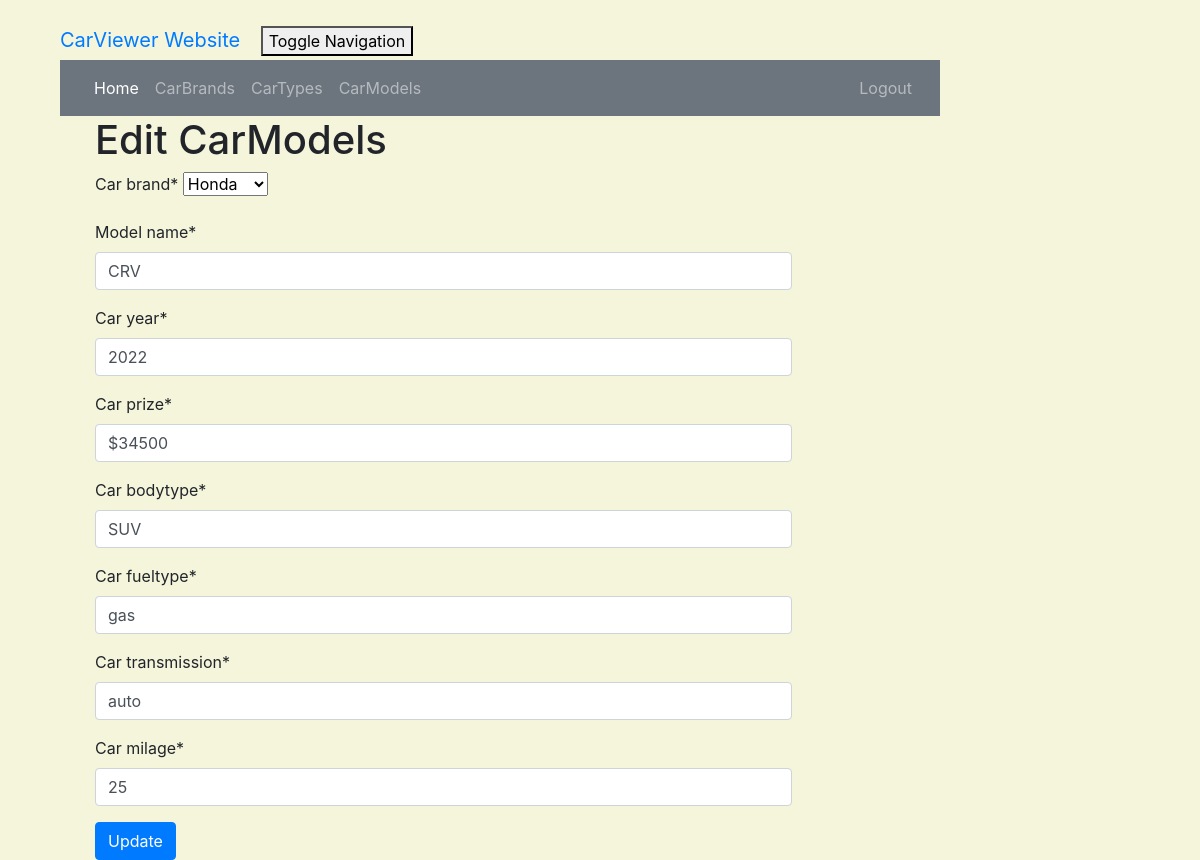
The app's page /carmodel/1/edit/ (signed in) with its own data.
### carviewer/models.py (models this page shows, shortened)
class CarBrand(models.Model):
    car_brand = models.CharField(max_length=50)
    car_year = models.IntegerField()
    def __str__(self):
        return self.car_brand

class CarModel(models.Model):
    car_brand = models.ForeignKey(CarBrand, on_delete=models.CASCADE, related_name='carmodels', default=True)
    model_name = models.CharField(max_length=50)
    car_year = models.IntegerField()
    car_prize = models.CharField(max_length=50)
    car_bodytype = models.CharField(max_length=50)
    car_fueltype = models.CharField(max_length=50)
    car_transmission = models.CharField(max_length=50)
    car_milage = models.CharField(max_length=50)

### carviewer/views.py (the view)
# urls.py: path('carmodel/<int:pk>/edit/', views.carmodel_edit, name='carmodel_edit'),
@login_required
def carmodel_edit(request, pk):
    carmodel = get_object_or_404(CarModel, pk=pk)
    if request.method == "POST":
        form = CarModelForm(request.POST, instance=carmodel)
        if form.is_valid():
            carmodel = form.save()
            carmodel.updated_date = timezone.now()
            carmodel.save()
            carmodel = CarModel.objects.filter(created_date__lte=timezone.now())
            return render(request, 'carviewer/carmodel_list.html', {'carmodels': carmodel})
    else:
        form = CarModelForm(instance=carmodel)
    return render(request, 'carviewer/carmodel_edit.html', {'form': form})

### carviewer/forms.py
class CarModelForm(forms.ModelForm):
    class Meta:
        model = CarModel
        fields = ('car_brand', 'model_name', 'car_year', 'car_prize', 'car_bodytype', 'car_fueltype', 'car_transmission',
                  'car_milage')

### carviewer/templates/carviewer/carmodel_edit.html (shortened to what this page needs)
<!DOCTYPE html>
<html lang="en">
{% extends 'carviewer/base.html' %}
{% load crispy_forms_tags %}
{% block content %}
    <h1>Edit CarModels</h1>
    <form method="POST" class="carmodel-form">{% csrf_token %}
        {{ form|crispy }}
        <button type="submit" class="btn btn-primary">Update</button>
    </form>
{% endblock %}

### carviewer/static/css/portfolio.css (style rules this page uses)
body { padding-left: 45px; padding-right: 45px; padding-top: 20px; }

### carviewer/templates/carviewer/carmodel_edit.html (style rules this page uses)
body { background-color: beige; }

### records on screen
CarBrand: car_brand "Honda"
CarModel: model_name "CRV", car_year "2022", car_prize "$34500", car_bodytype "SUV", car_fueltype "gas", car_transmission "auto", car_milage "25"
